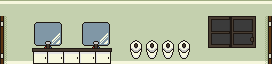

A 2D game scene composited from a Tiled map and its tileset images. What follows is a short description and the map's XML, with each tile layer's data collapsed to a summary:
An orthogonal 17x4 tile map with 16x16 px tiles, 1 tile layer (main) and 3 objects (3x item).

<map version="1.0" orientation="orthogonal" width="17" height="4" tilewidth="16" tileheight="16">
 <tileset firstgid="1" name="tiles" tilewidth="16" tileheight="16">
  <image source="../../../data/tiles.png" trans="000000" width="256" height="256" />
 </tileset>
 <layer name="main" width="17" height="4">
  <data>[68 cells, 68 non-empty, 24 distinct tile ids]</data>
 </layer>
 <objectgroup name="objects" width="17" height="4">
  <object type="item" x="64" y="32" width="16" height="16" />
  <object type="item" x="160" y="32" width="16" height="16" />
  <object type="item" x="224" y="48" width="16" height="16" />
 </objectgroup>
</map>
